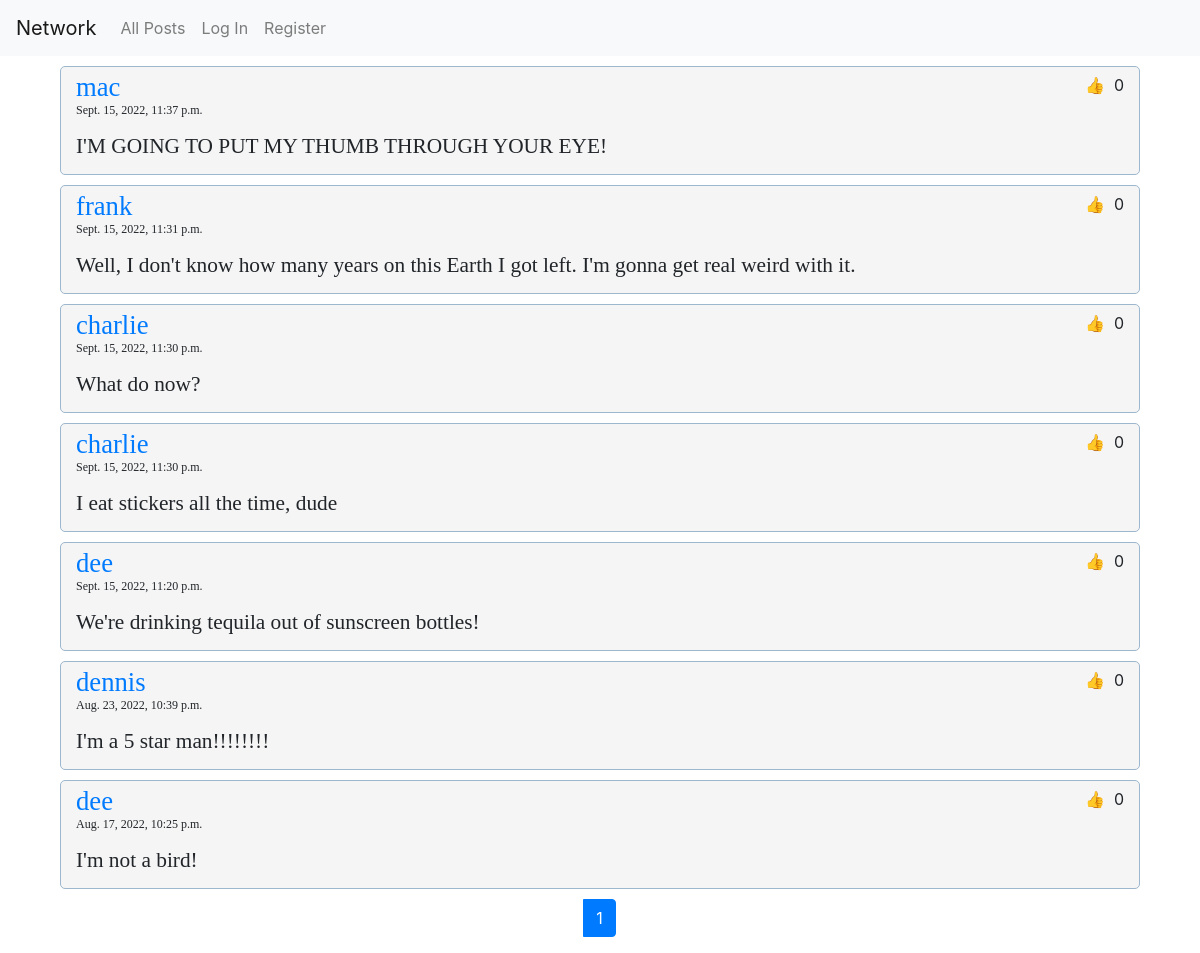
Before: / with the older database file.
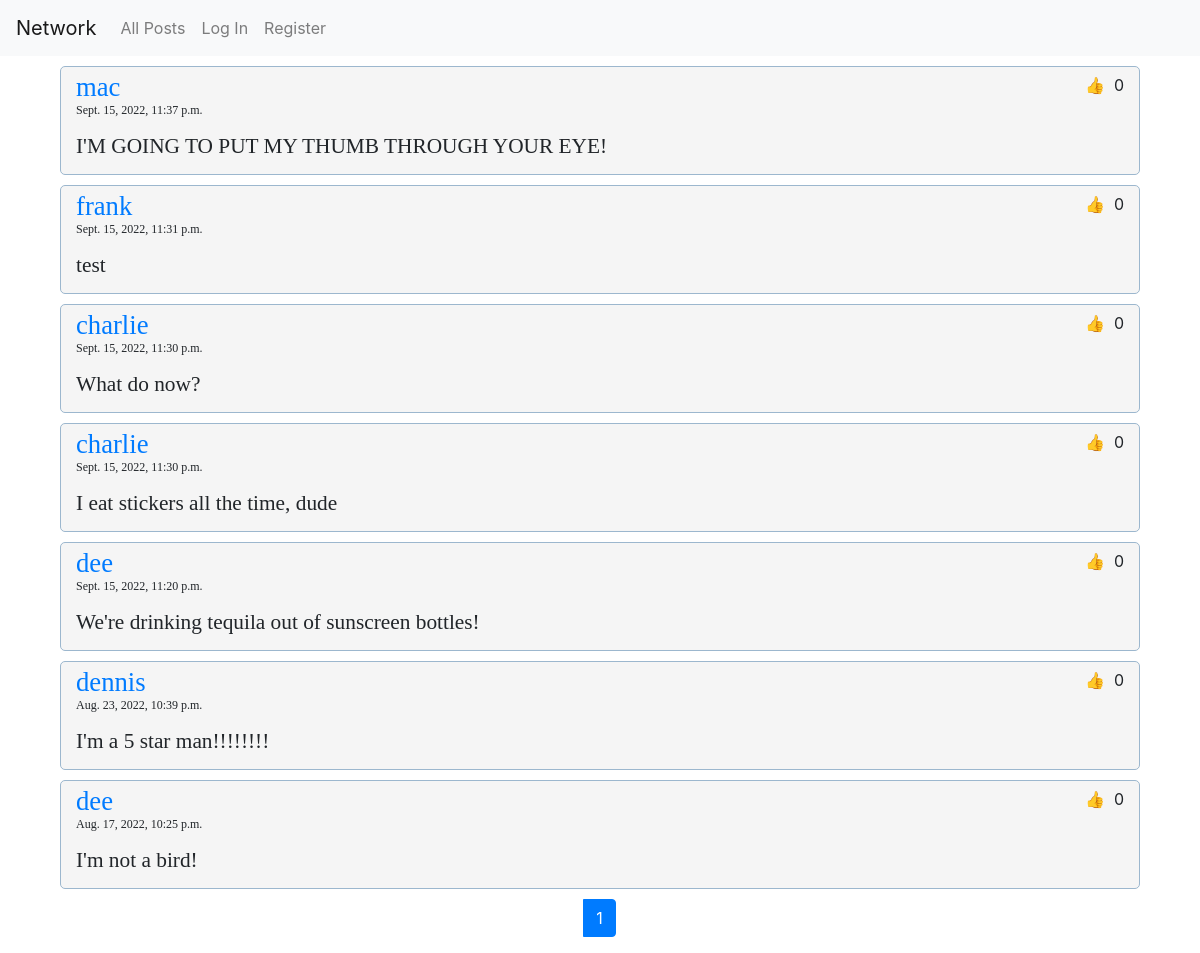
After: the same page with the newer database file.
### network/models.py (models this page shows, shortened)
class Posting(models.Model):
    author = models.ForeignKey(User, on_delete=models.CASCADE, related_name='posted_by')
    liked = models.ForeignKey(User, on_delete=models.CASCADE, null=True, related_name='likes')
    timestamp = models.DateTimeField(auto_now_add=True)
    body = models.TextField(blank=True)

class User(AbstractUser):
    following = models.ManyToManyField('self', blank=True, related_name="followers", symmetrical=False)

### network/views.py (the view)
# urls.py: path("", views.index, name="index"),
def index(request):
    if request.path == '/following':
        user = User.objects.get(username=request.user)
        postings = Posting.objects.filter(author__in=user.following.all()).order_by('-timestamp').annotate(Count('liked'))
    else:
        postings = Posting.objects.all().order_by('-timestamp').annotate(Count('liked'))
    paginator = Paginator(postings, 10)
    page_obj = paginator.get_page(request.GET.get('page', 1))
    return render(request, "network/index.html", {"postings": postings, "num_pages": range(1, paginator.num_pages + 1), "page_obj": page_obj})

### network/templates/network/index.html (shortened to what this page needs)
{% extends "network/layout.html" %}
{% load static %}
{% block body %}
    {% for posting in page_obj%}
        <div class="post">
            <div class="post-author-likes">
                <div class="author">
                <a  href= "{% url 'profile' posting.author.username %}">{{posting.author.username}}</a>
                </div>
                <div class="likes">
                    <button class="like-button">&#128077</button>
                    {{posting.liked__count}}
                </div>
            </div class="post-timestamp-content">
                <p class="timestamp">{{posting.timestamp}}</p>
                <p class="post-content">{{posting.body}}</p>
        </div>
    {% endfor %}
    <ul class="pagination">
        {% for page in num_pages %}
            {% if page == page_obj.number %}
                <li class="active page-item"><a class="page-link" href="?page={{page}}">{{page}}</a></li>
            {% else %}
                <li class="page-item"><a class="page-link" href="?page={{page}}">{{page}}</a></li>
            {% endif %}
        {% endfor %}
    </ul>
{% endblock %}

Changed rows visible on the page:
changed Posting "frank": body "Well, I don't know how many years on this Earth I got left. I'm gonna get real weird with it." → "test"
